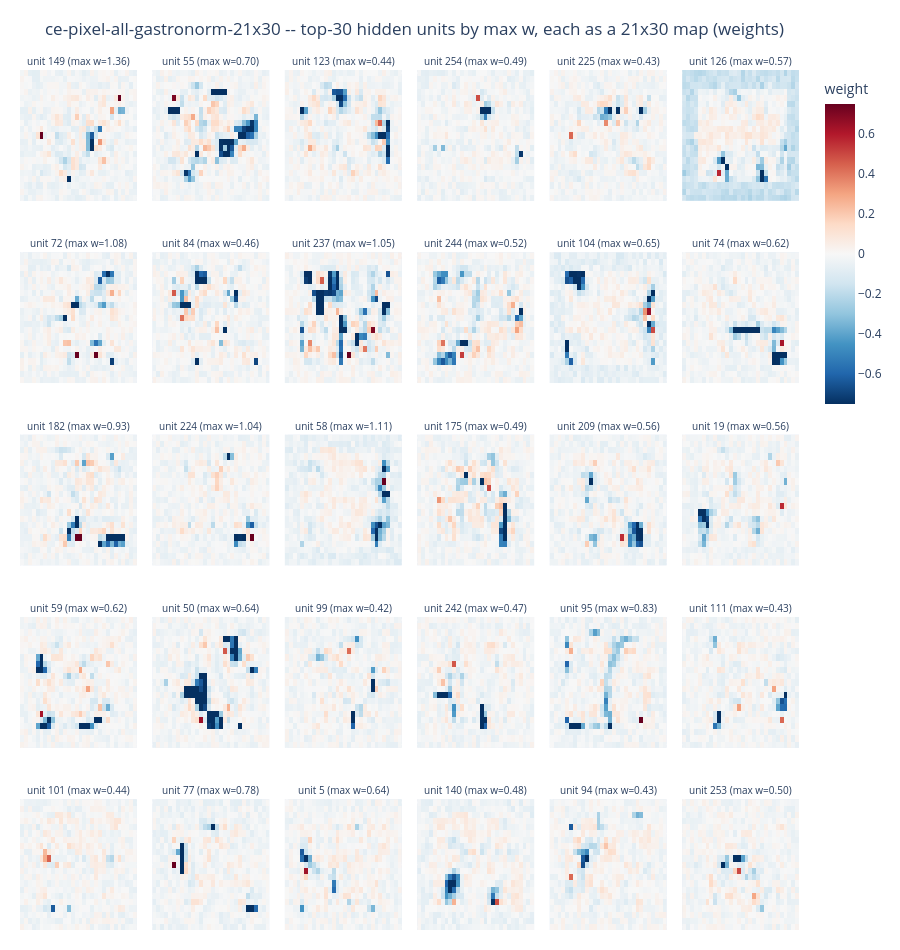

Here is the notebook cell this chart was saved with:
### Markdown cell above
## 3. Each hidden unit as an `out_h x out_w` image (weights only)

The flattened `HW` axis above is hard to read spatially. Row `k` of the matrix reshaped back to
`out_h x out_w` is the same numbers laid out as an image: literally the mask pattern hidden unit `k`
adds to the logits when it fires with strength 1.

**These are weights, not activations.** Nothing here touches the dataset -- this is a static
parameter of the model, so each panel answers "what *would* unit `k` paint if it fired", not "what
does unit `k` actually do on real samples". Section 4 brings the data in and answers the second
question.

Ranked by `UNIT_RANK_BY` over the whole `HW` map (`max` = largest single weight, `norm` = biggest
overall swing), then drawn in the clustered order from section 2 so neighbouring panels are related
units. Every panel shares one symmetric color range, so they are directly comparable.

### Code cell
score = W.max(axis=1) if UNIT_RANK_BY == 'max' else np.linalg.norm(W, axis=1)
label = 'max w' if UNIT_RANK_BY == 'max' else '|w|'
sel = set(np.argsort(-score)[:N_UNIT_MAPS])
top = [k for k in order if k in sel]   # top units, in the clustered order

def unit_grid(rows_k, mats, titles, title, cbar_title, zmin, zmax, colorscale='RdBu', reverse=True):
    """Grid of out_h x out_w panels, one per hidden unit, on a shared color range."""
    nrows = int(np.ceil(len(rows_k) / UNIT_MAP_COLS))
    fig = make_subplots(rows=nrows, cols=UNIT_MAP_COLS, subplot_titles=titles,
                        horizontal_spacing=0.02, vertical_spacing=0.06)
    for i, z in enumerate(mats):
        fig.add_trace(go.Heatmap(z=z, zmid=0, zmin=zmin, zmax=zmax, colorscale=colorscale,
                                 reversescale=reverse, showscale=(i == 0),
                                 colorbar=dict(title=cbar_title, len=0.4, y=0.8),
                                 hovertemplate='row %{y}, col %{x}<br>%{z:.4f}<extra></extra>'),
                      row=i // UNIT_MAP_COLS + 1, col=i % UNIT_MAP_COLS + 1)
    fig.update_yaxes(autorange='reversed', showticklabels=False)   # row 0 on top, like the mask
    fig.update_xaxes(showticklabels=False)
    fig.update_annotations(font_size=10)
    fig.update_layout(height=190 * nrows, title=title, margin=dict(l=20, r=20, t=70, b=20))
    return fig

unit_grid(top, [W[k].reshape(OUT_H, OUT_W) for k in top],
          [f'unit {k} ({label}={score[k]:.2f})' for k in top],
          f'{RUN_NAME} -- top-{len(top)} hidden units by {label}, each as a {OUT_H}x{OUT_W} map (weights)',
          'weight', -vmax, vmax).show()

### Figure 1 — Plotly figure (JSON) as saved in the notebook; plotly's stock layout.template omitted (floating-point values rounded to 4 significant figures; data arrays with more than 128 entries replaced by an {"elided": "..."} marker saying what was removed)
{"data": [{"colorbar": {"len": 0.4, "title": {"text": "weight"}, "y": 0.8}, "colorscale": [[0.0, "rgb(103,0,31)"], [0.1, "rgb(178,24,43)"], [0.2, "rgb(214,96,77)"], [0.3, "rgb(244,165,130)"], [0.4, "rgb(253,219,199)"], [0.5, "rgb(247,247,247)"], [0.6, "rgb(209,229,240)"], [0.7, "rgb(146,197,222)"], [0.8, "rgb(67,147,195)"], [0.9, "rgb(33,102,172)"], [1.0, "rgb(5,48,97)"]], "hovertemplate": "row %{y}, col %{x}<br>%{z:.4f}<extra></extra>", "reversescale": true, "showscale": true, "type": "heatmap", "xaxis": "x", "yaxis": "y", "z": {"elided": "21x30 float values"}, "zmax": 0.7483, "zmid": 0, "zmin": -0.7483}, {"colorbar": {"len": 0.4, "title": {"text": "weight"}, "y": 0.8}, "colorscale": [[0.0, "rgb(103,0,31)"], [0.1, "rgb(178,24,43)"], [0.2, "rgb(214,96,77)"], [0.3, "rgb(244,165,130)"], [0.4, "rgb(253,219,199)"], [0.5, "rgb(247,247,247)"], [0.6, "rgb(209,229,240)"], [0.7, "rgb(146,197,222)"], [0.8, "rgb(67,147,195)"], [0.9, "rgb(33,102,172)"], [1.0, "rgb(5,48,97)"]], "hovertemplate": "row %{y}, col %{x}<br>%{z:.4f}<extra></extra>", "reversescale": true, "showscale": false, "type": "heatmap", "xaxis": "x2", "yaxis": "y2", "z": {"elided": "21x30 float values"}, "zmax": 0.7483, "zmid": 0, "zmin": -0.7483}, {"colorbar": {"len": 0.4, "title": {"text": "weight"}, "y": 0.8}, "colorscale": [[0.0, "rgb(103,0,31)"], [0.1, "rgb(178,24,43)"], [0.2, "rgb(214,96,77)"], [0.3, "rgb(244,165,130)"], [0.4, "rgb(253,219,199)"], [0.5, "rgb(247,247,247)"], [0.6, "rgb(209,229,240)"], [0.7, "rgb(146,197,222)"], [0.8, "rgb(67,147,195)"], [0.9, "rgb(33,102,172)"], [1.0, "rgb(5,48,97)"]], "hovertemplate": "row %{y}, col %{x}<br>%{z:.4f}<extra></extra>", "reversescale": true, "showscale": false, "type": "heatmap", "xaxis": "x3", "yaxis": "y3", "z": {"elided": "21x30 float values"}, "zmax": 0.7483, "zmid": 0, "zmin": -0.7483}, {"colorbar": {"len": 0.4, "title": {"text": "weight"}, "y": 0.8}, "colorscale": [[0.0, "rgb(103,0,31)"], [0.1, "rgb(178,24,43)"], [0.2, "rgb(214,96,77)"], [0.3, "rgb(244,165,130)"], [0.4, "rgb(253,219,199)"], [0.5, "rgb(247,247,247)"], [0.6, "rgb(209,229,240)"], [0.7, "rgb(146,197,222)"], [0.8, "rgb(67,147,195)"], [0.9, "rgb(33,102,172)"], [1.0, "rgb(5,48,97)"]], "hovertemplate": "row %{y}, col %{x}<br>%{z:.4f}<extra></extra>", "reversescale": true, "showscale": false, "type": "heatmap", "xaxis": "x4", "yaxis": "y4", "z": {"elided": "21x30 float values"}, "zmax": 0.7483, "zmid": 0, "zmin": -0.7483}, {"colorbar": {"len": 0.4, "title": {"text": "weight"}, "y": 0.8}, "colorscale": [[0.0, "rgb(103,0,31)"], [0.1, "rgb(178,24,43)"], [0.2, "rgb(214,96,77)"], [0.3, "rgb(244,165,130)"], [0.4, "rgb(253,219,199)"], [0.5, "rgb(247,247,247)"], [0.6, "rgb(209,229,240)"], [0.7, "rgb(146,197,222)"], [0.8, "rgb(67,147,195)"], [0.9, "rgb(33,102,172)"], [1.0, "rgb(5,48,97)"]], "hovertemplate": "row %{y}, col %{x}<br>%{z:.4f}<extra></extra>", "reversescale": true, "showscale": false, "type": "heatmap", "xaxis": "x5", "yaxis": "y5", "z": {"elided": "21x30 float values"}, "zmax": 0.7483, "zmid": 0, "zmin": -0.7483}, {"colorbar": {"len": 0.4, "title": {"text": "weight"}, "y": 0.8}, "colorscale": [[0.0, "rgb(103,0,31)"], [0.1, "rgb(178,24,43)"], [0.2, "rgb(214,96,77)"], [0.3, "rgb(244,165,130)"], [0.4, "rgb(253,219,199)"], [0.5, "rgb(247,247,247)"], [0.6, "rgb(209,229,240)"], [0.7, "rgb(146,197,222)"], [0.8, "rgb(67,147,195)"], [0.9, "rgb(33,102,172)"], [1.0, "rgb(5,48,97)"]], "hovertemplate": "row %{y}, col %{x}<br>%{z:.4f}<extra></extra>", "reversescale": true, "showscale": false, "type": "heatmap", "xaxis": "x6", "yaxis": "y6", "z": {"elided": "21x30 float values"}, "zmax": 0.7483, "zmid": 0, "zmin": -0.7483}, {"colorbar": {"len": 0.4, "title": {"text": "weight"}, "y": 0.8}, "colorscale": [[0.0, "rgb(103,0,31)"], [0.1, "rgb(178,24,43)"], [0.2, "rgb(214,96,77)"], [0.3, "rgb(244,165,130)"], [0.4, "rgb(253,219,199)"], [0.5, "rgb(247,247,247)"], [0.6, "rgb(209,229,240)"], [0.7, "rgb(146,197,222)"], [0.8, "rgb(67,147,195)"], [0.9, "rgb(33,102,172)"], [1.0, "rgb(5,48,97)"]], "hovertemplate": "row %{y}, col %{x}<br>%{z:.4f}<extra></extra>", "reversescale": true, "showscale": false, "type": "heatmap", "xaxis": "x7", "yaxis": "y7", "z": {"elided": "21x30 float values"}, "zmax": 0.7483, "zmid": 0, "zmin": -0.7483}, {"colorbar": {"len": 0.4, "title": {"text": "weight"}, "y": 0.8}, "colorscale": [[0.0, "rgb(103,0,31)"], [0.1, "rgb(178,24,43)"], [0.2, "rgb(214,96,77)"], [0.3, "rgb(244,165,130)"], [0.4, "rgb(253,219,199)"], [0.5, "rgb(247,247,247)"], [0.6, "rgb(209,229,240)"], [0.7, "rgb(146,197,222)"], [0.8, "rgb(67,147,195)"], [0.9, "rgb(33,102,172)"], [1.0, "rgb(5,48,97)"]], "hovertemplate": "row %{y}, col %{x}<br>%{z:.4f}<extra></extra>", "reversescale": true, "showscale": false, "type": "heatmap", "xaxis": "x8", "yaxis": "y8", "z": {"elided": "21x30 float values"}, "zmax": 0.7483, "zmid": 0, "zmin": -0.7483}, {"colorbar": {"len": 0.4, "title": {"text": "weight"}, "y": 0.8}, "colorscale": [[0.0, "rgb(103,0,31)"], [0.1, "rgb(178,24,43)"], [0.2, "rgb(214,96,77)"], [0.3, "rgb(244,165,130)"], [0.4, "rgb(253,219,199)"], [0.5, "rgb(247,247,247)"], [0.6, "rgb(209,229,240)"], [0.7, "rgb(146,197,222)"], [0.8, "rgb(67,147,195)"], [0.9, "rgb(33,102,172)"], [1.0, "rgb(5,48,97)"]], "hovertemplate": "row %{y}, col %{x}<br>%{z:.4f}<extra></extra>", "reversescale": true, "showscale": false, "type": "heatmap", "xaxis": "x9", "yaxis": "y9", "z": {"elided": "21x30 float values"}, "zmax": 0.7483, "zmid": 0, "zmin": -0.7483}, {"colorbar": {"len": 0.4, "title": {"text": "weight"}, "y": 0.8}, "colorscale": [[0.0, "rgb(103,0,31)"], [0.1, "rgb(178,24,43)"], [0.2, "rgb(214,96,77)"], [0.3, "rgb(244,165,130)"], [0.4, "rgb(253,219,199)"], [0.5, "rgb(247,247,247)"], [0.6, "rgb(209,229,240)"], [0.7, "rgb(146,197,222)"], [0.8, "rgb(67,147,195)"], [0.9, "rgb(33,102,172)"], [1.0, "rgb(5,48,97)"]], "hovertemplate": "row %{y}, col %{x}<br>%{z:.4f}<extra></extra>", "reversescale": true, "showscale": false, "type": "heatmap", "xaxis": "x10", "yaxis": "y10", "z": {"elided": "21x30 float values"}, "zmax": 0.7483, "zmid": 0, "zmin": -0.7483}, {"colorbar": {"len": 0.4, "title": {"text": "weight"}, "y": 0.8}, "colorscale": [[0.0, "rgb(103,0,31)"], [0.1, "rgb(178,24,43)"], [0.2, "rgb(214,96,77)"], [0.3, "rgb(244,165,130)"], [0.4, "rgb(253,219,199)"], [0.5, "rgb(247,247,247)"], [0.6, "rgb(209,229,240)"], [0.7, "rgb(146,197,222)"], [0.8, "rgb(67,147,195)"], [0.9, "rgb(33,102,172)"], [1.0, "rgb(5,48,97)"]], "hovertemplate": "row %{y}, col %{x}<br>%{z:.4f}<extra></extra>", "reversescale": true, "showscale": false, "type": "heatmap", "xaxis": "x11", "yaxis": "y11", "z": {"elided": "21x30 float values"}, "zmax": 0.7483, "zmid": 0, "zmin": -0.7483}, {"colorbar": {"len": 0.4, "title": {"text": "weight"}, "y": 0.8}, "colorscale": [[0.0, "rgb(103,0,31)"], [0.1, "rgb(178,24,43)"], [0.2, "rgb(214,96,77)"], [0.3, "rgb(244,165,130)"], [0.4, "rgb(253,219,199)"], [0.5, "rgb(247,247,247)"], [0.6, "rgb(209,229,240)"], [0.7, "rgb(146,197,222)"], [0.8, "rgb(67,147,195)"], [0.9, "rgb(33,102,172)"], [1.0, "rgb(5,48,97)"]], "hovertemplate": "row %{y}, col %{x}<br>%{z:.4f}<extra></extra>", "reversescale": true, "showscale": false, "type": "heatmap", "xaxis": "x12", "yaxis": "y12", "z": {"elided": "21x30 float values"}, "zmax": 0.7483, "zmid": 0, "zmin": -0.7483}, {"colorbar": {"len": 0.4, "title": {"text": "weight"}, "y": 0.8}, "colorscale": [[0.0, "rgb(103,0,31)"], [0.1, "rgb(178,24,43)"], [0.2, "rgb(214,96,77)"], [0.3, "rgb(244,165,130)"], [0.4, "rgb(253,219,199)"], [0.5, "rgb(247,247,247)"], [0.6, "rgb(209,229,240)"], [0.7, "rgb(146,197,222)"], [0.8, "rgb(67,147,195)"], [0.9, "rgb(33,102,172)"], [1.0, "rgb(5,48,97)"]], "hovertemplate": "row %{y}, col %{x}<br>%{z:.4f}<extra></extra>", "reversescale": true, "showscale": false, "type": "heatmap", "xaxis": "x13", "yaxis": "y13", "z": {"elided": "21x30 float values"}, "zmax": 0.7483, "zmid": 0, "zmin": -0.7483}, {"colorbar": {"len": 0.4, "title": {"text": "weight"}, "y": 0.8}, "colorscale": [[0.0, "rgb(103,0,31)"], [0.1, "rgb(178,24,43)"], [0.2, "rgb(214,96,77)"], [0.3, "rgb(244,165,130)"], [0.4, "rgb(253,219,199)"], [0.5, "rgb(247,247,247)"], [0.6, "rgb(209,229,240)"], [0.7, "rgb(146,197,222)"], [0.8, "rgb(67,147,195)"], [0.9, "rgb(33,102,172)"], [1.0, "rgb(5,48,97)"]], "hovertemplate": "row %{y}, col %{x}<br>%{z:.4f}<extra></extra>", "reversescale": true, "showscale": false, "type": "heatmap", "xaxis": "x14", "yaxis": "y14", "z": {"elided": "21x30 float values"}, "zmax": 0.7483, "zmid": 0, "zmin": -0.7483}, {"colorbar": {"len": 0.4, "title": {"text": "weight"}, "y": 0.8}, "colorscale": [[0.0, "rgb(103,0,31)"], [0.1, "rgb(178,24,43)"], [0.2, "rgb(214,96,77)"], [0.3, "rgb(244,165,130)"], [0.4, "rgb(253,219,199)"], [0.5, "rgb(247,247,247)"], [0.6, "rgb(209,229,240)"], [0.7, "rgb(146,197,222)"], [0.8, "rgb(67,147,195)"], [0.9, "rgb(33,102,172)"], [1.0, "rgb(5,48,97)"]], "hovertemplate": "row %{y}, col %{x}<br>%{z:.4f}<extra></extra>", "reversescale": true, "showscale": false, "type": "heatmap", "xaxis": "x15", "yaxis": "y15", "z": {"elided": "21x30 float values"}, "zmax": 0.7483, "zmid": 0, "zmin": -0.7483}, {"colorbar": {"len": 0.4, "title": {"text": "weight"}, "y": 0.8}, "colorscale": [[0.0, "rgb(103,0,31)"], [0.1, "rgb(178,24,43)"], [0.2, "rgb(214,96,77)"], [0.3, "rgb(244,165,130)"], [0.4, "rgb(253,219,199)"], [0.5, "rgb(247,247,247)"], [0.6, "rgb(209,229,240)"], [0.7, "rgb(146,197,222)"], [0.8, "rgb(67,147,195)"], [0.9, "rgb(33,102,172)"], [1.0, "rgb(5,48,97)"]], "hovertemplate": "row %{y}, col %{x}<br>%{z:.4f}<extra></extra>", "reversescale": true, "showscale": false, "type": "heatmap", "xaxis": "x16", "yaxis": "y16", "z": {"elided": "21x30 float values"}, "zmax": 0.7483, "zmid": 0, "zmin": -0.7483}, {"colorbar": {"len": 0.4, "title": {"text": "weight"}, "y": 0.8}, "colorscale": [[0.0, "rgb(103,0,31)"], [0.1, "rgb(178,24,43)"], [0.2, "rgb(214,96,77)"], [0.3, "rgb(244,165,130)"], [0.4, "rgb(253,219,199)"], [0.5, "rgb(247,247,247)"], [0.6, "rgb(209,229,240)"], [0.7, "rgb(146,197,222)"], [0.8, "rgb(67,147,195)"], [0.9, "rgb(33,102,172)"], [1.0, "rgb(5,48,97)"]], "hovertemplate": "row %{y}, col %{x}<br>%{z:.4f}<extra></extra>", "reversescale": true, "showscale": false, "type": "heatmap", "xaxis": "x17", "yaxis": "y17", "z": {"elided": "21x30 float values"}, "zmax": 0.7483, "zmid": 0, "zmin": -0.7483}, {"colorbar": {"len": 0.4, "title": {"text": "weight"}, "y": 0.8}, "colorscale": [[0.0, "rgb(103,0,31)"], [0.1, "rgb(178,24,43)"], [0.2, "rgb(214,96,77)"], [0.3, "rgb(244,165,130)"], [0.4, "rgb(253,219,199)"], [0.5, "rgb(247,247,247)"], [0.6, "rgb(209,229,240)"], [0.7, "rgb(146,197,222)"], [0.8, "rgb(67,147,195)"], [0.9, "rgb(33,102,172)"], [1.0, "rgb(5,48,97)"]], "hovertemplate": "row %{y}, col %{x}<br>%{z:.4f}<extra></extra>", "reversescale": true, "showscale": false, "type": "heatmap", "xaxis": "x18", "yaxis": "y18", "z": {"elided": "21x30 float values"}, "zmax": 0.7483, "zmid": 0, "zmin": -0.7483}, {"colorbar": {"len": 0.4, "title": {"text": "weight"}, "y": 0.8}, "colorscale": [[0.0, "rgb(103,0,31)"], [0.1, "rgb(178,24,43)"], [0.2, "rgb(214,96,77)"], [0.3, "rgb(244,165,130)"], [0.4, "rgb(253,219,199)"], [0.5, "rgb(247,247,247)"], [0.6, "rgb(209,229,240)"], [0.7, "rgb(146,197,222)"], [0.8, "rgb(67,147,195)"], [0.9, "rgb(33,102,172)"], [1.0, "rgb(5,48,97)"]], "hovertemplate": "row %{y}, col %{x}<br>%{z:.4f}<extra></extra>", "reversescale": true, "showscale": false, "type": "heatmap", "xaxis": "x19", "yaxis": "y19", "z": {"elided": "21x30 float values"}, "zmax": 0.7483, "zmid": 0, "zmin": -0.7483}, {"colorbar": {"len": 0.4, "title": {"text": "weight"}, "y": 0.8}, "colorscale": [[0.0, "rgb(103,0,31)"], [0.1, "rgb(178,24,43)"], [0.2, "rgb(214,96,77)"], [0.3, "rgb(244,165,130)"], [0.4, "rgb(253,219,199)"], [0.5, "rgb(247,247,247)"], [0.6, "rgb(209,229,240)"], [0.7, "rgb(146,197,222)"], [0.8, "rgb(67,147,195)"], [0.9, "rgb(33,102,172)"], [1.0, "rgb(5,48,97)"]], "hovertemplate": "row %{y}, col %{x}<br>%{z:.4f}<extra></extra>", "reversescale": true, "showscale": false, "type": "heatmap", "xaxis": "x20", "yaxis": "y20", "z": {"elided": "21x30 float values"}, "zmax": 0.7483, "zmid": 0, "zmin": -0.7483}, {"colorbar": {"len": 0.4, "title": {"text": "weight"}, "y": 0.8}, "colorscale": [[0.0, "rgb(103,0,31)"], [0.1, "rgb(178,24,43)"], [0.2, "rgb(214,96,77)"], [0.3, "rgb(244,165,130)"], [0.4, "rgb(253,219,199)"], [0.5, "rgb(247,247,247)"], [0.6, "rgb(209,229,240)"], [0.7, "rgb(146,197,222)"], [0.8, "rgb(67,147,195)"], [0.9, "rgb(33,102,172)"], [1.0, "rgb(5,48,97)"]], "hovertemplate": "row %{y}, col %{x}<br>%{z:.4f}<extra></extra>", "reversescale": true, "showscale": false, "type": "heatmap", "xaxis": "x21", "yaxis": "y21", "z": {"elided": "21x30 float values"}, "zmax": 0.7483, "zmid": 0, "zmin": -0.7483}, {"colorbar": {"len": 0.4, "title": {"text": "weight"}, "y": 0.8}, "colorscale": [[0.0, "rgb(103,0,31)"], [0.1, "rgb(178,24,43)"], [0.2, "rgb(214,96,77)"], [0.3, "rgb(244,165,130)"], [0.4, "rgb(253,219,199)"], [0.5, "rgb(247,247,247)"], [0.6, "rgb(209,229,240)"], [0.7, "rgb(146,197,222)"], [0.8, "rgb(67,147,195)"], [0.9, "rgb(33,102,172)"], [1.0, "rgb(5,48,97)"]], "hovertemplate": "row %{y}, col %{x}<br>%{z:.4f}<extra></extra>", "reversescale": true, "showscale": false, "type": "heatmap", "xaxis": "x22", "yaxis": "y22", "z": {"elided": "21x30 float values"}, "zmax": 0.7483, "zmid": 0, "zmin": -0.7483}, {"colorbar": {"len": 0.4, "title": {"text": "weight"}, "y": 0.8}, "colorscale": [[0.0, "rgb(103,0,31)"], [0.1, "rgb(178,24,43)"], [0.2, "rgb(214,96,77)"], [0.3, "rgb(244,165,130)"], [0.4, "rgb(253,219,199)"], [0.5, "rgb(247,247,247)"], [0.6, "rgb(209,229,240)"], [0.7, "rgb(146,197,222)"], [0.8, "rgb(67,147,195)"], [0.9, "rgb(33,102,172)"], [1.0, "rgb(5,48,97)"]], "hovertemplate": "row %{y}, col %{x}<br>%{z:.4f}<extra></extra>", "reversescale": true, "showscale": false, "type": "heatmap", "xaxis": "x23", "yaxis": "y23", "z": {"elided": "21x30 float values"}, "zmax": 0.7483, "zmid": 0, "zmin": -0.7483}, {"colorbar": {"len": 0.4, "title": {"text": "weight"}, "y": 0.8}, "colorscale": [[0.0, "rgb(103,0,31)"], [0.1, "rgb(178,24,43)"], [0.2, "rgb(214,96,77)"], [0.3, "rgb(244,165,130)"], [0.4, "rgb(253,219,199)"], [0.5, "rgb(247,247,247)"], [0.6, "rgb(209,229,240)"], [0.7, "rgb(146,197,222)"], [0.8, "rgb(67,147,195)"], [0.9, "rgb(33,102,172)"], [1.0, "rgb(5,48,97)"]], "hovertemplate": "row %{y}, col %{x}<br>%{z:.4f}<extra></extra>", "reversescale": true, "showscale": false, "type": "heatmap", "xaxis": "x24", "yaxis": "y24", "z": {"elided": "21x30 float values"}, "zmax": 0.7483, "zmid": 0, "zmin": -0.7483}, {"colorbar": {"len": 0.4, "title": {"text": "weight"}, "y": 0.8}, "colorscale": [[0.0, "rgb(103,0,31)"], [0.1, "rgb(178,24,43)"], [0.2, "rgb(214,96,77)"], [0.3, "rgb(244,165,130)"], [0.4, "rgb(253,219,199)"], [0.5, "rgb(247,247,247)"], [0.6, "rgb(209,229,240)"], [0.7, "rgb(146,197,222)"], [0.8, "rgb(67,147,195)"], [0.9, "rgb(33,102,172)"], [1.0, "rgb(5,48,97)"]], "hovertemplate": "row %{y}, col %{x}<br>%{z:.4f}<extra></extra>", "reversescale": true, "showscale": false, "type": "heatmap", "xaxis": "x25", "yaxis": "y25", "z": {"elided": "21x30 float values"}, "zmax": 0.7483, "zmid": 0, "zmin": -0.7483}, {"colorbar": {"len": 0.4, "title": {"text": "weight"}, "y": 0.8}, "colorscale": [[0.0, "rgb(103,0,31)"], [0.1, "rgb(178,24,43)"], [0.2, "rgb(214,96,77)"], [0.3, "rgb(244,165,130)"], [0.4, "rgb(253,219,199)"], [0.5, "rgb(247,247,247)"], [0.6, "rgb(209,229,240)"], [0.7, "rgb(146,197,222)"], [0.8, "rgb(67,147,195)"], [0.9, "rgb(33,102,172)"], [1.0, "rgb(5,48,97)"]], "hovertemplate": "row %{y}, col %{x}<br>%{z:.4f}<extra></extra>", "reversescale": true, "showscale": false, "type": "heatmap", "xaxis": "x26", "yaxis": "y26", "z": {"elided": "21x30 float values"}, "zmax": 0.7483, "zmid": 0, "zmin": -0.7483}, {"colorbar": {"len": 0.4, "title": {"text": "weight"}, "y": 0.8}, "colorscale": [[0.0, "rgb(103,0,31)"], [0.1, "rgb(178,24,43)"], [0.2, "rgb(214,96,77)"], [0.3, "rgb(244,165,130)"], [0.4, "rgb(253,219,199)"], [0.5, "rgb(247,247,247)"], [0.6, "rgb(209,229,240)"], [0.7, "rgb(146,197,222)"], [0.8, "rgb(67,147,195)"], [0.9, "rgb(33,102,172)"], [1.0, "rgb(5,48,97)"]], "hovertemplate": "row %{y}, col %{x}<br>%{z:.4f}<extra></extra>", "reversescale": true, "showscale": false, "type": "heatmap", "xaxis": "x27", "yaxis": "y27", "z": {"elided": "21x30 float values"}, "zmax": 0.7483, "zmid": 0, "zmin": -0.7483}, {"colorbar": {"len": 0.4, "title": {"text": "weight"}, "y": 0.8}, "colorscale": [[0.0, "rgb(103,0,31)"], [0.1, "rgb(178,24,43)"], [0.2, "rgb(214,96,77)"], [0.3, "rgb(244,165,130)"], [0.4, "rgb(253,219,199)"], [0.5, "rgb(247,247,247)"], [0.6, "rgb(209,229,240)"], [0.7, "rgb(146,197,222)"], [0.8, "rgb(67,147,195)"], [0.9, "rgb(33,102,172)"], [1.0, "rgb(5,48,97)"]], "hovertemplate": "row %{y}, col %{x}<br>%{z:.4f}<extra></extra>", "reversescale": true, "showscale": false, "type": "heatmap", "xaxis": "x28", "yaxis": "y28", "z": {"elided": "21x30 float values"}, "zmax": 0.7483, "zmid": 0, "zmin": -0.7483}, {"colorbar": {"len": 0.4, "title": {"text": "weight"}, "y": 0.8}, "colorscale": [[0.0, "rgb(103,0,31)"], [0.1, "rgb(178,24,43)"], [0.2, "rgb(214,96,77)"], [0.3, "rgb(244,165,130)"], [0.4, "rgb(253,219,199)"], [0.5, "rgb(247,247,247)"], [0.6, "rgb(209,229,240)"], [0.7, "rgb(146,197,222)"], [0.8, "rgb(67,147,195)"], [0.9, "rgb(33,102,172)"], [1.0, "rgb(5,48,97)"]], "hovertemplate": "row %{y}, col %{x}<br>%{z:.4f}<extra></extra>", "reversescale": true, "showscale": false, "type": "heatmap", "xaxis": "x29", "yaxis": "y29", "z": {"elided": "21x30 float values"}, "zmax": 0.7483, "zmid": 0, "zmin": -0.7483}, {"colorbar": {"len": 0.4, "title": {"text": "weight"}, "y": 0.8}, "colorscale": [[0.0, "rgb(103,0,31)"], [0.1, "rgb(178,24,43)"], [0.2, "rgb(214,96,77)"], [0.3, "rgb(244,165,130)"], [0.4, "rgb(253,219,199)"], [0.5, "rgb(247,247,247)"], [0.6, "rgb(209,229,240)"], [0.7, "rgb(146,197,222)"], [0.8, "rgb(67,147,195)"], [0.9, "rgb(33,102,172)"], [1.0, "rgb(5,48,97)"]], "hovertemplate": "row %{y}, col %{x}<br>%{z:.4f}<extra></extra>", "reversescale": true, "showscale": false, "type": "heatmap", "xaxis": "x30", "yaxis": "y30", "z": {"elided": "21x30 float values"}, "zmax": 0.7483, "zmid": 0, "zmin": -0.7483}], "layout": {"annotations": [{"font": {"size": 10}, "showarrow": false, "text": "unit 149 (max w=1.36)", "x": 0.075, "xanchor": "center", "xref": "paper", "y": 1.0, "yanchor": "bottom", "yref": "paper"}, {"font": {"size": 10}, "showarrow": false, "text": "unit 55 (max w=0.70)", "x": 0.245, "xanchor": "center", "xref": "paper", "y": 1.0, "yanchor": "bottom", "yref": "paper"}, {"font": {"size": 10}, "showarrow": false, "text": "unit 123 (max w=0.44)", "x": 0.415, "xanchor": "center", "xref": "paper", "y": 1.0, "yanchor": "bottom", "yref": "paper"}, {"font": {"size": 10}, "showarrow": false, "text": "unit 254 (max w=0.49)", "x": 0.585, "xanchor": "center", "xref": "paper", "y": 1.0, "yanchor": "bottom", "yref": "paper"}, {"font": {"size": 10}, "showarrow": false, "text": "unit 225 (max w=0.43)", "x": 0.755, "xanchor": "center", "xref": "paper", "y": 1.0, "yanchor": "bottom", "yref": "paper"}, {"font": {"size": 10}, "showarrow": false, "text": "unit 126 (max w=0.57)", "x": 0.925, "xanchor": "center", "xref": "paper", "y": 1.0, "yanchor": "bottom", "yref": "paper"}, {"font": {"size": 10}, "showarrow": false, "text": "unit 72 (max w=1.08)", "x": 0.075, "xanchor": "center", "xref": "paper", "y": 0.788, "yanchor": "bottom", "yref": "paper"}, {"font": {"size": 10}, "showarrow": false, "text": "unit 84 (max w=0.46)", "x": 0.245, "xanchor": "center", "xref": "paper", "y": 0.788, "yanchor": "bottom", "yref": "paper"}, {"font": {"size": 10}, "showarrow": false, "text": "unit 237 (max w=1.05)", "x": 0.415, "xanchor": "center", "xref": "paper", "y": 0.788, "yanchor": "bottom", "yref": "paper"}, {"font": {"size": 10}, "showarrow": false, "text": "unit 244 (max w=0.52)", "x": 0.585, "xanchor": "center", "xref": "paper", "y": 0.788, "yanchor": "bottom", "yref": "paper"}, {"font": {"size": 10}, "showarrow": false, "text": "unit 104 (max w=0.65)", "x": 0.755, "xanchor": "center", "xref": "paper", "y": 0.788, "yanchor": "bottom", "yref": "paper"}, {"font": {"size": 10}, "showarrow": false, "text": "unit 74 (max w=0.62)", "x": 0.925, "xanchor": "center", "xref": "paper", "y": 0.788, "yanchor": "bottom", "yref": "paper"}, {"font": {"size": 10}, "showarrow": false, "text": "unit 182 (max w=0.93)", "x": 0.075, "xanchor": "center", "xref": "paper", "y": 0.576, "yanchor": "bottom", "yref": "paper"}, {"font": {"size": 10}, "showarrow": false, "text": "unit 224 (max w=1.04)", "x": 0.245, "xanchor": "center", "xref": "paper", "y": 0.576, "yanchor": "bottom", "yref": "paper"}, {"font": {"size": 10}, "showarrow": false, "text": "unit 58 (max w=1.11)", "x": 0.415, "xanchor": "center", "xref": "paper", "y": 0.576, "yanchor": "bottom", "yref": "paper"}, {"font": {"size": 10}, "showarrow": false, "text": "unit 175 (max w=0.49)", "x": 0.585, "xanchor": "center", "xref": "paper", "y": 0.576, "yanchor": "bottom", "yref": "paper"}, {"font": {"size": 10}, "showarrow": false, "text": "unit 209 (max w=0.56)", "x": 0.755, "xanchor": "center", "xref": "paper", "y": 0.576, "yanchor": "bottom", "yref": "paper"}, {"font": {"size": 10}, "showarrow": false, "text": "unit 19 (max w=0.56)", "x": 0.925, "xanchor": "center", "xref": "paper", "y": 0.576, "yanchor": "bottom", "yref": "paper"}, {"font": {"size": 10}, "showarrow": false, "text": "unit 59 (max w=0.62)", "x": 0.075, "xanchor": "center", "xref": "paper", "y": 0.364, "yanchor": "bottom", "yref": "paper"}, {"font": {"size": 10}, "showarrow": false, "text": "unit 50 (max w=0.64)", "x": 0.245, "xanchor": "center", "xref": "paper", "y": 0.364, "yanchor": "bottom", "yref": "paper"}, {"font": {"size": 10}, "showarrow": false, "text": "unit 99 (max w=0.42)", "x": 0.415, "xanchor": "center", "xref": "paper", "y": 0.364, "yanchor": "bottom", "yref": "paper"}, {"font": {"size": 10}, "showarrow": false, "text": "unit 242 (max w=0.47)", "x": 0.585, "xanchor": "center", "xref": "paper", "y": 0.364, "yanchor": "bottom", "yref": "paper"}, {"font": {"size": 10}, "showarrow": false, "text": "unit 95 (max w=0.83)", "x": 0.755, "xanchor": "center", "xref": "paper", "y": 0.364, "yanchor": "bottom", "yref": "paper"}, {"font": {"size": 10}, "showarrow": false, "text": "unit 111 (max w=0.43)", "x": 0.925, "xanchor": "center", "xref": "paper", "y": 0.364, "yanchor": "bottom", "yref": "paper"}, {"font": {"size": 10}, "showarrow": false, "text": "unit 101 (max w=0.44)", "x": 0.075, "xanchor": "center", "xref": "paper", "y": 0.152, "yanchor": "bottom", "yref": "paper"}, {"font": {"size": 10}, "showarrow": false, "text": "unit 77 (max w=0.78)", "x": 0.245, "xanchor": "center", "xref": "paper", "y": 0.152, "yanchor": "bottom", "yref": "paper"}, {"font": {"size": 10}, "showarrow": false, "text": "unit 5 (max w=0.64)", "x": 0.415, "xanchor": "center", "xref": "paper", "y": 0.152, "yanchor": "bottom", "yref": "paper"}, {"font": {"size": 10}, "showarrow": false, "text": "unit 140 (max w=0.48)", "x": 0.585, "xanchor": "center", "xref": "paper", "y": 0.152, "yanchor": "bottom", "yref": "paper"}, {"font": {"size": 10}, "showarrow": false, "text": "unit 94 (max w=0.43)", "x": 0.755, "xanchor": "center", "xref": "paper", "y": 0.152, "yanchor": "bottom", "yref": "paper"}, {"font": {"size": 10}, "showarrow": false, "text": "unit 253 (max w=0.50)", "x": 0.925, "xanchor": "center", "xref": "paper", "y": 0.152, "yanchor": "bottom", "yref": "paper"}], "height": 950, "margin": {"b": 20, "l": 20, "r": 20, "t": 70}, "title": {"text": "ce-pixel-all-gastronorm-21x30 -- top-30 hidden units by max w, each as a 21x30 map (weights)"}, "xaxis": {"anchor": "y", "domain": [0.0, 0.15], "showticklabels": false}, "xaxis10": {"anchor": "y10", "domain": [0.51, 0.66], "showticklabels": false}, "xaxis11": {"anchor": "y11", "domain": [0.68, 0.83], "showticklabels": false}, "xaxis12": {"anchor": "y12", "domain": [0.85, 1.0], "showticklabels": false}, "xaxis13": {"anchor": "y13", "domain": [0.0, 0.15], "showticklabels": false}, "xaxis14": {"anchor": "y14", "domain": [0.17, 0.32], "showticklabels": false}, "xaxis15": {"anchor": "y15", "domain": [0.34, 0.49], "showticklabels": false}, "xaxis16": {"anchor": "y16", "domain": [0.51, 0.66], "showticklabels": false}, "xaxis17": {"anchor": "y17", "domain": [0.68, 0.83], "showticklabels": false}, "xaxis18": {"anchor": "y18", "domain": [0.85, 1.0], "showticklabels": false}, "xaxis19": {"anchor": "y19", "domain": [0.0, 0.15], "showticklabels": false}, "xaxis2": {"anchor": "y2", "domain": [0.17, 0.32], "showticklabels": false}, "xaxis20": {"anchor": "y20", "domain": [0.17, 0.32], "showticklabels": false}, "xaxis21": {"anchor": "y21", "domain": [0.34, 0.49], "showticklabels": false}, "xaxis22": {"anchor": "y22", "domain": [0.51, 0.66], "showticklabels": false}, "xaxis23": {"anchor": "y23", "domain": [0.68, 0.83], "showticklabels": false}, "xaxis24": {"anchor": "y24", "domain": [0.85, 1.0], "showticklabels": false}, "xaxis25": {"anchor": "y25", "domain": [0.0, 0.15], "showticklabels": false}, "xaxis26": {"anchor": "y26", "domain": [0.17, 0.32], "showticklabels": false}, "xaxis27": {"anchor": "y27", "domain": [0.34, 0.49], "showticklabels": false}, "xaxis28": {"anchor": "y28", "domain": [0.51, 0.66], "showticklabels": false}, "xaxis29": {"anchor": "y29", "domain": [0.68, 0.83], "showticklabels": false}, "xaxis3": {"anchor": "y3", "domain": [0.34, 0.49], "showticklabels": false}, "xaxis30": {"anchor": "y30", "domain": [0.85, 1.0], "showticklabels": false}, "xaxis4": {"anchor": "y4", "domain": [0.51, 0.66], "showticklabels": false}, "xaxis5": {"anchor": "y5", "domain": [0.68, 0.83], "showticklabels": false}, "xaxis6": {"anchor": "y6", "domain": [0.85, 1.0], "showticklabels": false}, "xaxis7": {"anchor": "y7", "domain": [0.0, 0.15], "showticklabels": false}, "xaxis8": {"anchor": "y8", "domain": [0.17, 0.32], "showticklabels": false}, "xaxis9": {"anchor": "y9", "domain": [0.34, 0.49], "showticklabels": false}, "yaxis": {"anchor": "x", "autorange": "reversed", "domain": [0.848, 1.0], "showticklabels": false}, "yaxis10": {"anchor": "x10", "autorange": "reversed", "domain": [0.636, 0.788], "showticklabels": false}, "yaxis11": {"anchor": "x11", "autorange": "reversed", "domain": [0.636, 0.788], "showticklabels": false}, "yaxis12": {"anchor": "x12", "autorange": "reversed", "domain": [0.636, 0.788], "showticklabels": false}, "yaxis13": {"anchor": "x13", "autorange": "reversed", "domain": [0.424, 0.576], "showticklabels": false}, "yaxis14": {"anchor": "x14", "autorange": "reversed", "domain": [0.424, 0.576], "showticklabels": false}, "yaxis15": {"anchor": "x15", "autorange": "reversed", "domain": [0.424, 0.576], "showticklabels": false}, "yaxis16": {"anchor": "x16", "autorange": "reversed", "domain": [0.424, 0.576], "showticklabels": false}, "yaxis17": {"anchor": "x17", "autorange": "reversed", "domain": [0.424, 0.576], "showticklabels": false}, "yaxis18": {"anchor": "x18", "autorange": "reversed", "domain": [0.424, 0.576], "showticklabels": false}, "yaxis19": {"anchor": "x19", "autorange": "reversed", "domain": [0.212, 0.364], "showticklabels": false}, "yaxis2": {"anchor": "x2", "autorange": "reversed", "domain": [0.848, 1.0], "showticklabels": false}, "yaxis20": {"anchor": "x20", "autorange": "reversed", "domain": [0.212, 0.364], "showticklabels": false}, "yaxis21": {"anchor": "x21", "autorange": "reversed", "domain": [0.212, 0.364], "showticklabels": false}, "yaxis22": {"anchor": "x22", "autorange": "reversed", "domain": [0.212, 0.364], "showticklabels": false}, "yaxis23": {"anchor": "x23", "autorange": "reversed", "domain": [0.212, 0.364], "showticklabels": false}, "yaxis24": {"anchor": "x24", "autorange": "reversed", "domain": [0.212, 0.364], "showticklabels": false}, "yaxis25": {"anchor": "x25", "autorange": "reversed", "domain": [0.0, 0.152], "showticklabels": false}, "yaxis26": {"anchor": "x26", "autorange": "reversed", "domain": [0.0, 0.152], "showticklabels": false}, "yaxis27": {"anchor": "x27", "autorange": "reversed", "domain": [0.0, 0.152], "showticklabels": false}, "yaxis28": {"anchor": "x28", "autorange": "reversed", "domain": [0.0, 0.152], "showticklabels": false}, "yaxis29": {"anchor": "x29", "autorange": "reversed", "domain": [0.0, 0.152], "showticklabels": false}, "yaxis3": {"anchor": "x3", "autorange": "reversed", "domain": [0.848, 1.0], "showticklabels": false}, "yaxis30": {"anchor": "x30", "autorange": "reversed", "domain": [0.0, 0.152], "showticklabels": false}, "yaxis4": {"anchor": "x4", "autorange": "reversed", "domain": [0.848, 1.0], "showticklabels": false}, "yaxis5": {"anchor": "x5", "autorange": "reversed", "domain": [0.848, 1.0], "showticklabels": false}, "yaxis6": {"anchor": "x6", "autorange": "reversed", "domain": [0.848, 1.0], "showticklabels": false}, "yaxis7": {"anchor": "x7", "autorange": "reversed", "domain": [0.636, 0.788], "showticklabels": false}, "yaxis8": {"anchor": "x8", "autorange": "reversed", "domain": [0.636, 0.788], "showticklabels": false}, "yaxis9": {"anchor": "x9", "autorange": "reversed", "domain": [0.636, 0.788], "showticklabels": false}}}
